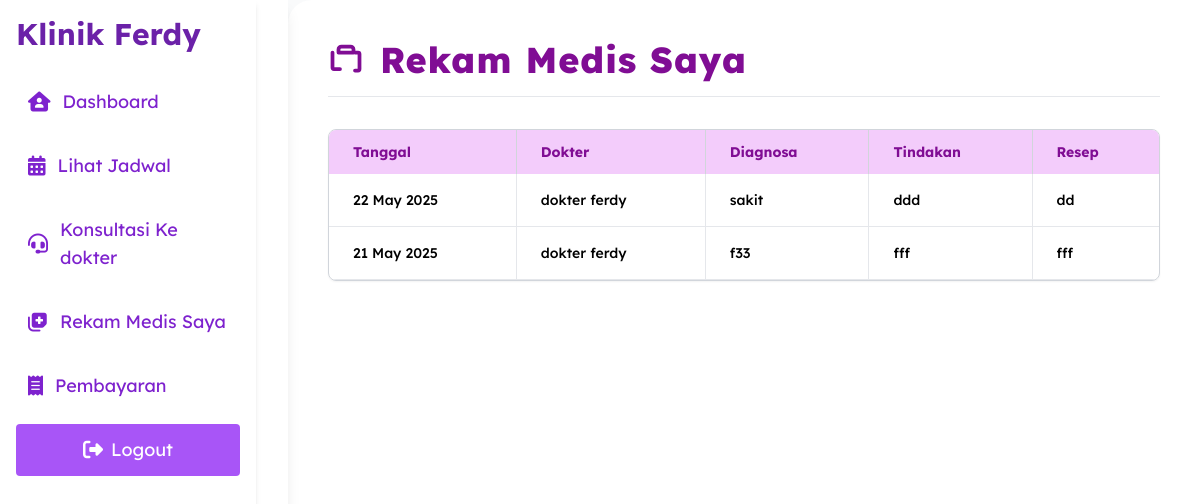
/pasien/rekam_medis.php (signed in), run on the app's committed database.
### tables this page shows
CREATE TABLE `rekam_medis` (
  `id` int(11) NOT NULL,
  `pendaftaran_id` int(11) DEFAULT NULL,
  `dokter_id` int(11) NOT NULL,
  `pasien_id` int(11) NOT NULL,
  `diagnosa` text NOT NULL,
  `tindakan` text NOT NULL,
  `resep` text DEFAULT NULL,
  `created_at` datetime DEFAULT current_timestamp(),
  `updated_at` datetime DEFAULT current_timestamp() ON UPDATE current_timestamp()
);

CREATE TABLE `users` (
  `id` int(11) NOT NULL,
  `username` varchar(100) NOT NULL,
  `email` varchar(100) NOT NULL,
  `password` varchar(255) NOT NULL,
  `role` enum('admin','dokter','resepsionis','pasien') NOT NULL,
  `created_at` timestamp NOT NULL DEFAULT current_timestamp()
);

### pasien/rekam_medis.php (the view, shortened to what this page needs)
<?php
require '../config/koneksi.php';
$pasien_id = $_SESSION['user']['id'];
$query = "
    SELECT
        rm.id,
        rm.created_at,
        rm.diagnosa,
        rm.tindakan,
        rm.resep,
        u.username AS nama_dokter
    FROM rekam_medis rm
    JOIN users u ON rm.dokter_id = u.id
    WHERE rm.pasien_id = ?
    ORDER BY rm.created_at DESC
";
$stmt = $conn->prepare($query);
$stmt->bind_param("i", $pasien_id);
$stmt->execute();
$result = $stmt->get_result();
?>
<!DOCTYPE html>
<html lang="id">
<head>
    <script src="https://cdn.tailwindcss.com"></script>
</head>
<body class="bg-gray-50 min-h-screen flex font-modify">
    <aside class="w-72 bg-white shadow-lg min-h-screen sticky top-0 flex flex-col">
        <?php include '../components/sidebar.php'; ?>
    </aside>
    <main class="flex-1 p-10 overflow-auto bg-white rounded-tl-3xl rounded-bl-3xl shadow-xl">
        <div class="flex items-center gap-4 mb-8 border-b border-gray-200 pb-4">
            <svg xmlns="http://www.w3.org/2000/svg" class="h-9 w-9 text-primary" fill="none" viewBox="0 0 24 24"
                stroke="currentColor" stroke-width="2.5">
                <path stroke-linecap="round" stroke-linejoin="round"
                    d="M3 7v10a1 1 0 001 1h4m10-11h2a1 1 0 011 1v10a1 1 0 01-1 1h-2M7 7V5a2 2 0 012-2h6a2 2 0 012 2v2M7 7h10" />
            </svg>
            <h1 class="text-4xl font-extrabold text-primary tracking-wide">Rekam Medis Saya</h1>
        </div>
        <?php if ($result->num_rows === 0): ?>
        <p class="text-gray-600 purple text-lg">Belum ada rekam medis yang tersedia.</p>
        <?php else: ?>
        <div class="overflow-x-auto rounded-lg border border-gray-300 shadow-sm">
            <table class="min-w-full text-left text-sm font-medium">
                <thead class="bg-tableHeaderBg text-primary">
                    <tr>
                        <th class="px-6 py-3 border-r border-gray-300">Tanggal</th>
                        <th class="px-6 py-3 border-r border-gray-300">Dokter</th>
                        <th class="px-6 py-3 border-r border-gray-300">Diagnosa</th>
                        <th class="px-6 py-3 border-r border-gray-300">Tindakan</th>
                        <th class="px-6 py-3">Resep</th>
                    </tr>
                </thead>
                <tbody>
                    <?php while ($row = $result->fetch_assoc()): ?>
                    <tr class="border-b border-gray-200 hover:bg-tableRowHover transition-colors duration-200">
                        <td class="px-6 py-4 border-r border-gray-200 whitespace-nowrap">
                            <?= htmlspecialchars(date('d M Y', strtotime($row['created_at']))) ?>
                        </td>
                        <td class="px-6 py-4 border-r border-gray-200 whitespace-nowrap">
                            <?= htmlspecialchars($row['nama_dokter']) ?>
                        </td>
                        <td class="px-6 py-4 border-r border-gray-200">
                            <?= nl2br(htmlspecialchars($row['diagnosa'])) ?>
                        </td>
                        <td class="px-6 py-4 border-r border-gray-200">
                            <?= nl2br(htmlspecialchars($row['tindakan'])) ?>
                        </td>
                        <td class="px-6 py-4">
                            <?= $row['resep'] ? nl2br(htmlspecialchars($row['resep'])) : '-' ?>
                        </td>
                    </tr>
                    <?php endwhile; ?>
                </tbody>
            </table>
        </div>
        <?php endif; ?>
    </main>
</body>
</html>

### components/sidebar.php (style rules this page uses)
.font-modify { font-family: "Lexend Deca", sans-serif; }

### data on the page
rekam_medis: created_at "22 May 2025", dokter.username "dokter ferdy", diagnosa "sakit", tindakan "ddd", resep "dd"
rekam_medis: created_at "21 May 2025", dokter.username "dokter ferdy", diagnosa "f33", tindakan "fff", resep "fff"
